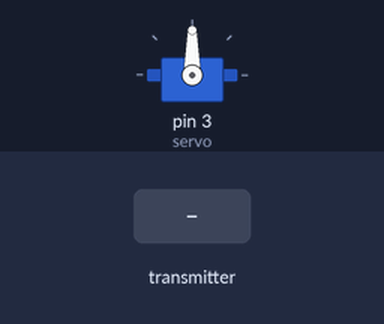
Recording of a sketch running on a simulated Arduino Uno, built with avr-gcc and run on an emulated ATmega328P. Parts: servo. The inputs (shaded band) are chosen by the test bench. No radio packets arrive unless stated.

Above: at 1.2 s.
1.3 s: the transmitter starts sending estadoBotao = 0
At 2.3 s:
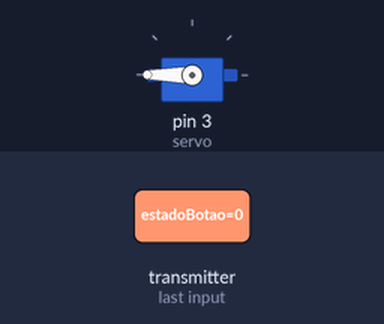
Timing chart, 0 to 4.3 s (numbered marks = the images above; inputs shaded):
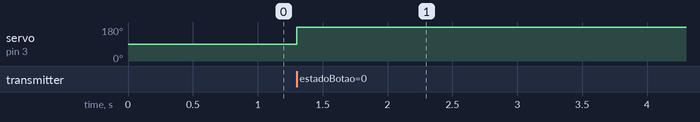

The sketch:

receptor_teste.ino
```cpp
#include <SPI.h> //INCLUSÃO DE BIBLIOTECA
#include <nRF24L01.h> //INCLUSÃO DE BIBLIOTECA
#include <RF24.h> //INCLUSÃO DE BIBLIOTECA
#include <Servo.h>

RF24 radio(7, 8); //CRIA UMA INSTÂNCIA UTILIZANDO OS PINOS (CE, CSN)
Servo servo;
const byte endereco[6] = "00001"; //CRIA UM ENDEREÇO PARA ENVIO DOS
//DADOS (O TRANSMISSOR E O RECEPTOR DEVEM SER CONFIGURADOS COM O MESMO ENDEREÇO)

int estadoBotao = 1; //VARIÁVEL PARA ARMAZENAR O ESTADO DO BOTÃO

void setup() {
  servo.attach(3);
  radio.begin(); //INICIALIZA A COMUNICAÇÃO SEM FIO
  radio.openReadingPipe(0, endereco);//DEFINE O ENDEREÇO PARA RECEBIMENTO DE DADOS VINDOS DO TRANSMISSOR
  radio.setPALevel(RF24_PA_HIGH); //DEFINE O NÍVEL DO AMPLIFICADOR DE POTÊNCIA
  radio.startListening(); //DEFINE O MÓDULO COMO RECEPTOR (NÃO ENVIA DADOS)
}

void loop(){
  if (radio.available()){ //SE A COMUNICAÇÃO ESTIVER HABILITADA, FAZ
    char text[32] = ""; //VARIÁVEL RESPONSÁVEL POR ARMAZENAR OS DADOS RECEBIDOS
    radio.read(&estadoBotao, sizeof(estadoBotao)); // LÊ OS DADOS RECEBIDOS

  if(estadoBotao == 0){ //SE O PARÂMETRO RECEBIDO (ESTADO ATUAL DO BOTÃO) FOR IGUAL A 0 (PRESSIONADO), FAZ
    servo.write(180);
  }else{
        if(estadoBotao == 1){ //SE O PARÂMETRO RECEBIDO (ESTADO ATUAL DO BOTÃO) FOR IGUAL A 1 (NÃO PRESSIONADO), FAZ
        servo.write(0);
        }
    }
  }
  delay(5); //INTERVALO DE 5 MILISSEGUNDOS
}
```

Measured:
- after the input at 1.3 s, servo on pin 3 (servo): 90° → 180° at once
